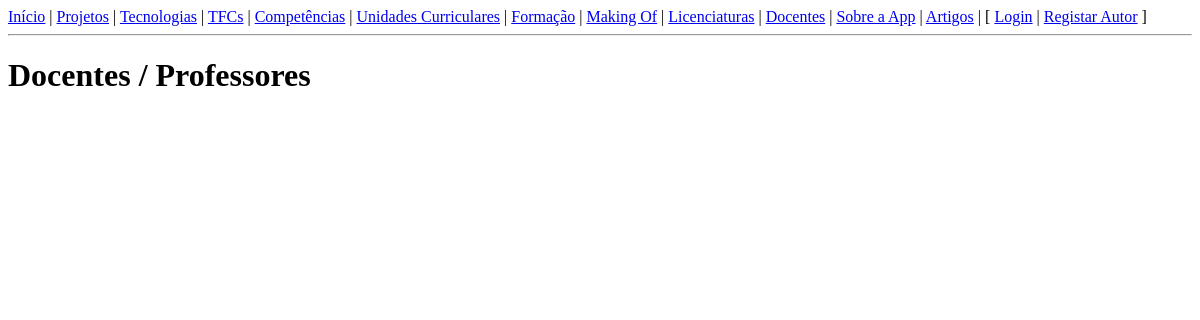
The app's page /portfolio/docentes/, older data.
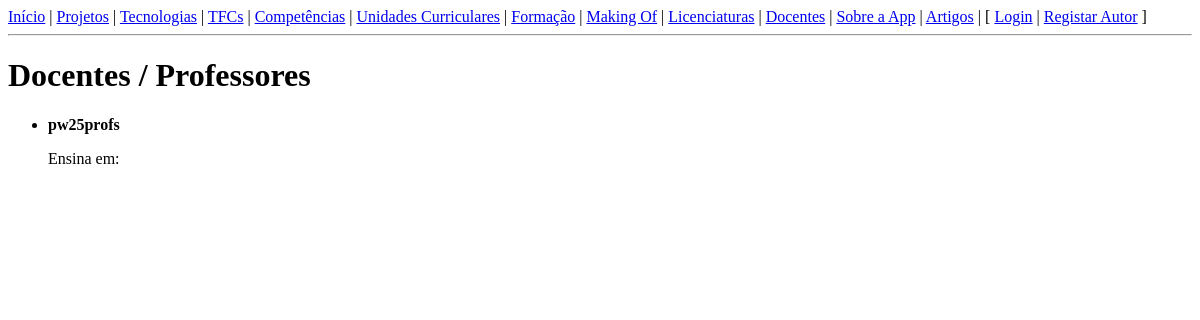
The same page, newer data.
### portfolio/models.py (models this page shows, shortened)
class Docente(models.Model):
    nome = models.CharField(max_length=100)
    link_pagina_pessoal = models.URLField(blank=True, null=True)

### portfolio/views.py (the view)
# urls.py: path('docentes/', views.docentes_view, name='docentes'),
def docentes_view(request):
    docentes = Docente.objects.all()
    return render(request, 'portfolio/docentes.html', {'docentes': docentes})

### portfolio/templates/portfolio/docentes.html (shortened to what this page needs)
{% extends 'portfolio/base.html' %}
{% block content %}
    <h1>Docentes / Professores</h1>
    <ul>
        {% for docente in docentes %}
            <li>
                <strong>{{ docente.nome }}</strong>
                <p>Ensina em:
                </p>
            </li>
        {% endfor %}
    </ul>
{% endblock %}

Row changes from the older to the newer data that the page shows:
added Docente: nome "pw25profs"
